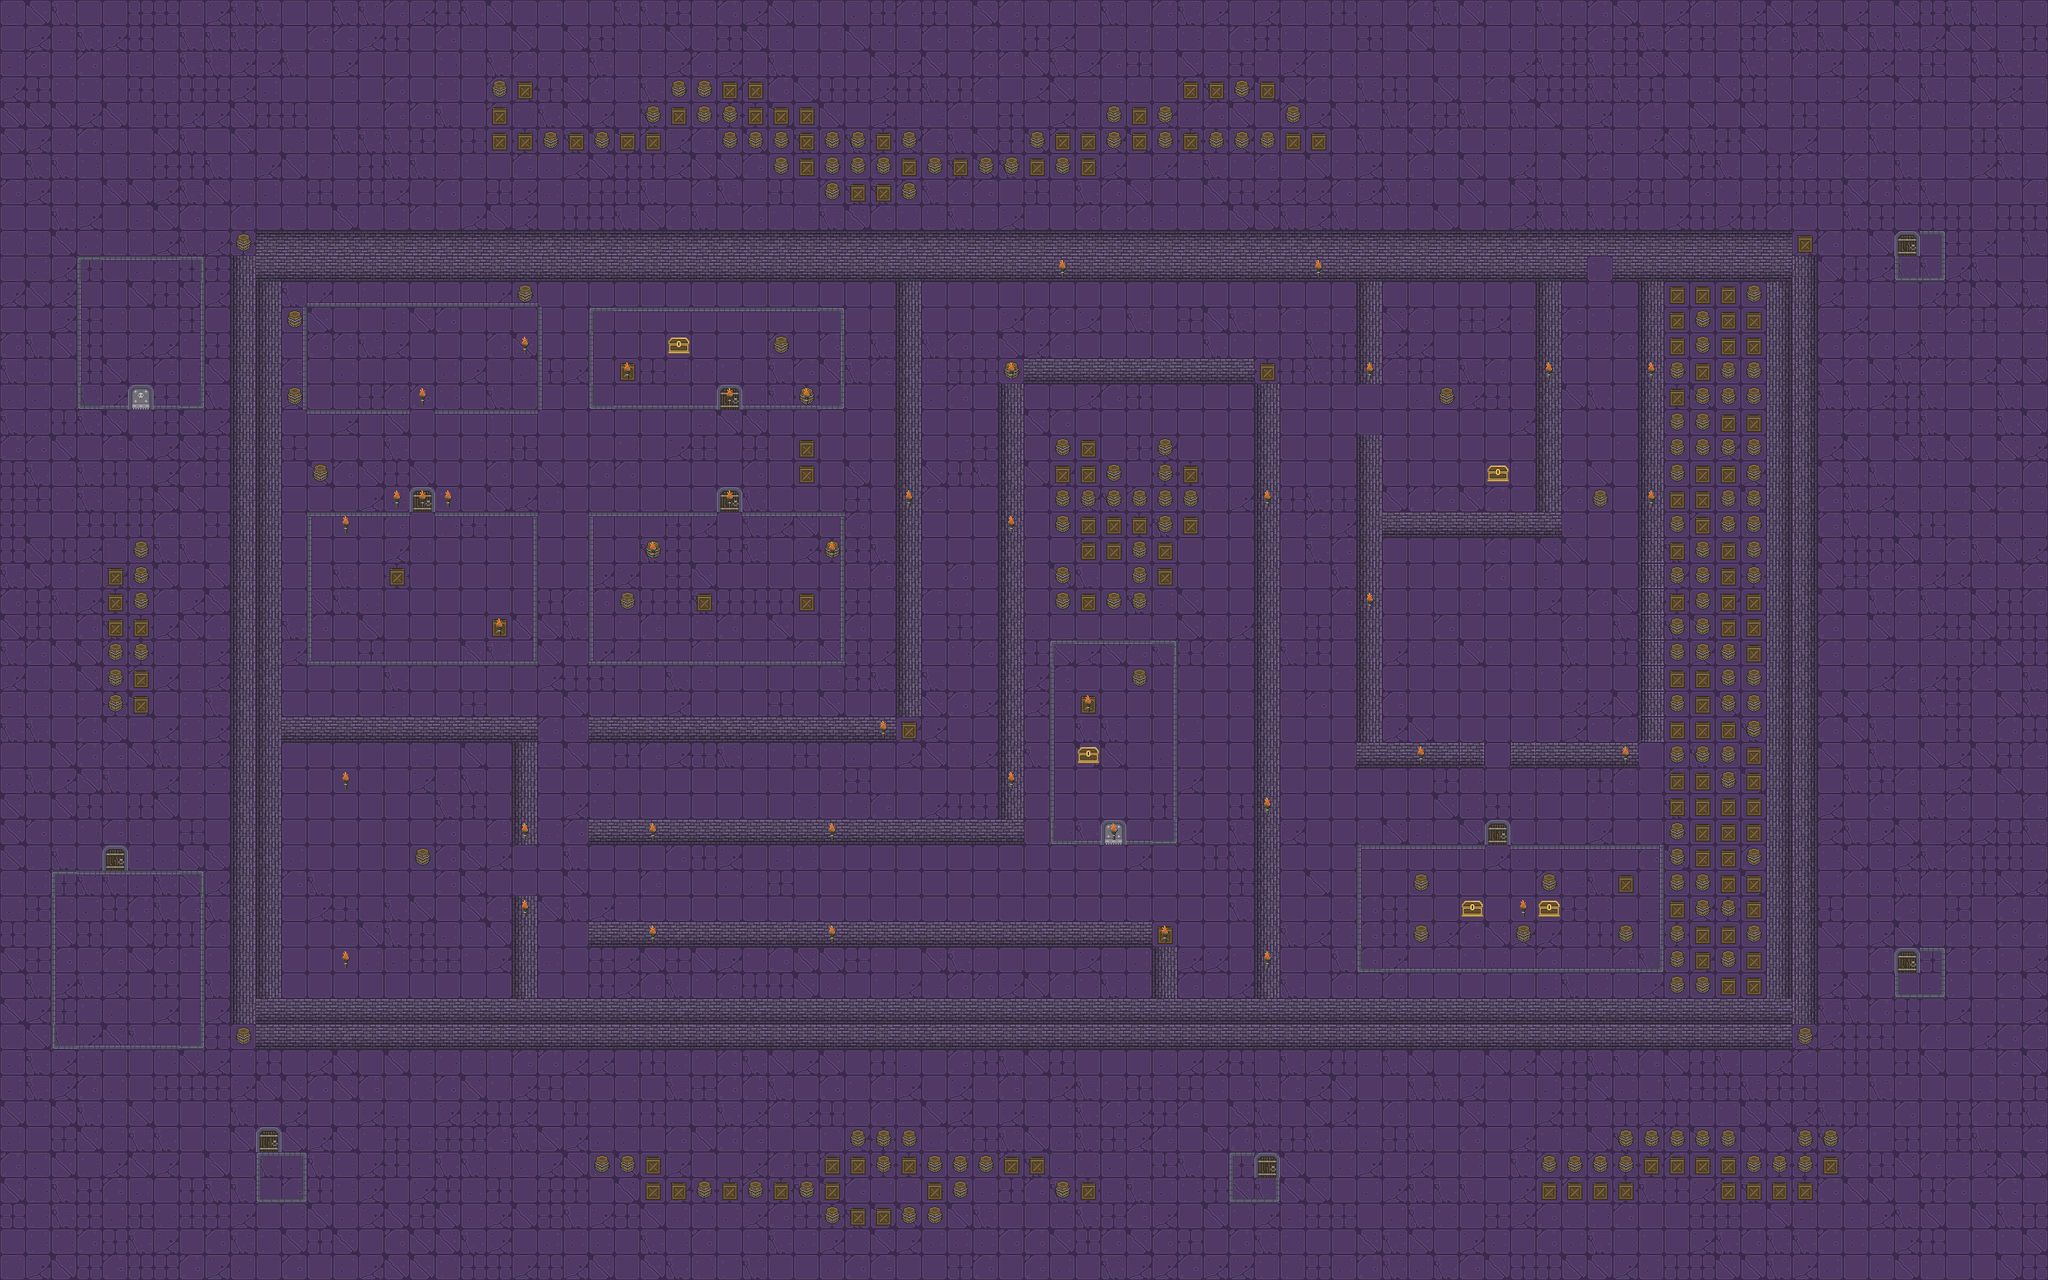

Tiled map render using the project's own tile images. Description and the map definition, with tile-layer contents summarised, below:
An orthogonal 80x50 tile map with 32x32 px tiles, 4 tile layers (Ground, Rooms, Maze walls, Decoration), 2 tilesets and 32 objects (10x Guards, 9x RECTGuard, 4x Rectangle, 2x interact, Player, ...).

<map version="1.10" tiledversion="1.10.2" orientation="orthogonal" renderorder="right-down" width="80" height="50" tilewidth="32" tileheight="32" infinite="0" nextlayerid="7" nextobjectid="60">
 <tileset firstgid="1" source="tsx files dungeon/Dungeion ground.tsx" />
 <tileset firstgid="57" source="tsx files dungeon/room walls.tsx" />
 <layer id="1" name="Ground" width="80" height="50">
  <data>[4000 cells, 4000 non-empty, 12 distinct tile ids]</data>
 </layer>
 <layer id="2" name="Rooms" width="80" height="50">
  <data>[4000 cells, 492 non-empty, 10 distinct tile ids]</data>
 </layer>
 <objectgroup id="3" name="Entities">
  <object id="5" name="Player" x="429.333" y="431.667">
   <point />
  </object>
  <object id="6" name="Guards" x="718.333" y="615">
   <point />
  </object>
  <object id="7" name="Guards" x="820.334" y="552">
   <point />
  </object>
  <object id="8" name="Exit point1" gid="42" x="513.333" y="512" width="32" height="32" />
  <object id="9" name="interact" gid="21" x="604" y="448" width="32" height="32" />
  <object id="11" name="interact" gid="21" x="1767" y="442" width="32" height="32" />
  <object id="20" name="Exit point2" gid="42" x="1856.5" y="959" width="32" height="32" />
  <object id="22" name="Map exit" gid="35" x="1983.63" y="351.875" width="32" height="32" />
  <object id="23" name="Guards" x="491" y="1018">
   <point />
  </object>
  <object id="24" name="Guards" x="1200" y="720">
   <point />
  </object>
  <object id="25" name="Guards" x="1399.33" y="424">
   <point />
  </object>
  <object id="26" name="Guards" x="1860" y="799">
   <point />
  </object>
  <object id="27" name="Guards" x="1873.67" y="504.667">
   <point />
  </object>
  <object id="28" name="Guards" x="2002" y="676">
   <point />
  </object>
  <object id="30" name="Rectangle" x="11.333" y="10" width="2548.86" height="340.622" />
  <object id="34" name="Rectangle" x="294.852" y="1248.38" width="1948.86" height="338.622" />
  <object id="35" name="Rectangle" x="8.981" y="255.153" width="341.641" height="1332.38" />
  <object id="37" name="Rectangle" x="2088.87" y="273.166" width="467.641" height="1310.38" />
  <object id="38" name="RECTGuard" x="446" y="922" width="502" height="322" />
  <object id="41" name="RECTGuard" x="1674.67" y="354" width="261.333" height="290" />
  <object id="44" name="RECTGuard" x="1732.33" y="696" width="309" height="281.333" />
  <object id="45" name="RECTGuard" x="1970.67" y="437.333" width="62.6667" height="332" />
  <object id="48" name="Exit point1 rect" x="506.75" y="475.25" width="44" height="41" />
  <object id="49" name="Exit point2 rect" x="1842.73" y="923.455" width="64.3636" height="74.9205" />
  <object id="50" name="RECTGuard" x="1146.67" y="358.667" width="496" height="508" />
  <object id="51" name="Map exit rect" x="1980.5" y="270.5" width="39.5" height="99" />
  <object id="53" name="RECTGuard" x="415.333" y="520.667" width="422.667" height="115.333" />
  <object id="54" name="RECTGuard" x="864" y="1056" width="717" height="99" />
  <object id="55" name="Guards" x="1505" y="1109">
   <point />
  </object>
  <object id="56" name="RECTGuard" x="1610.67" y="962" width="237.333" height="90.6667" />
  <object id="58" name="Guards" x="1637.33" y="1033.33">
   <point />
  </object>
  <object id="59" name="RECTGuard" x="674" y="599.333" width="62.6667" height="305.333" />
 </objectgroup>
 <layer id="6" name="Maze walls" width="80" height="50">
  <data>[4000 cells, 430 non-empty, 8 distinct tile ids]</data>
 </layer>
 <layer id="4" name="Decoration" width="80" height="50">
  <data>[4000 cells, 47 non-empty, 4 distinct tile ids]</data>
 </layer>
</map>
